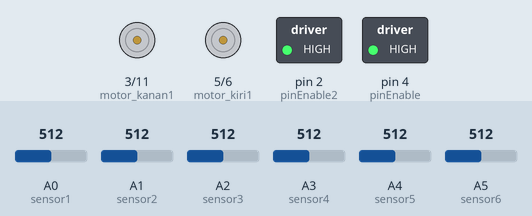
This sketch was run on a simulated Arduino Uno, built with avr-gcc and run on an emulated ATmega328P. On the bench: motor-driver pin pairs drawn as motors (green arrow = first pin HIGH = forward, orange = second pin HIGH = backward, longer = more drive), switched loads named in the sketch (green lamp = pin HIGH). The test bench sets the inputs (shaded band); at power-on: A0 (sensor1) = 512, A1 (sensor2) = 512, A2 (sensor3) = 512, A3 (sensor4) = 512, A4 (sensor5) = 512, A5 (sensor6) = 512.

Above: at 1.2 s.
1.3 s: A0 (sensor1) set to 38
2.8 s: A0 (sensor1) set to 31
At 3.2 s:
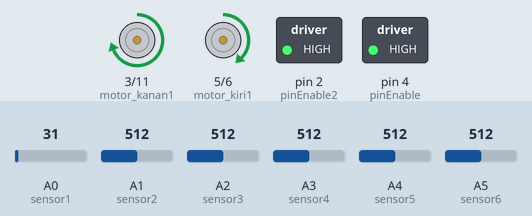
Timing chart, 0 to 5.8 s (numbered marks = the images above; inputs shaded):
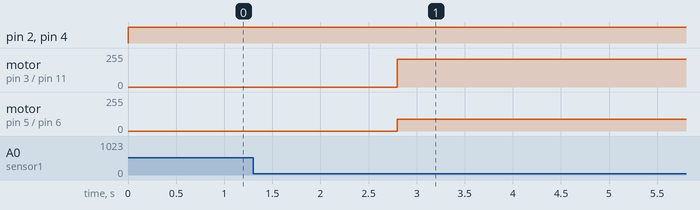

Measured:
- the behaviour switches between 34 and 33 on A0 (sensor1) (found by bisection; images 0 and 1)
- after the input at 1.3 s, every drawn part: stays the same
- after the input at 2.8 s, motor on pin 3 (motor_kanan1) / pin 11 (motor_kanan2): stopped → forward 210/255 at once; motor on pin 5 (motor_kiri1) / pin 6 (motor_kiri2): stopped → forward 90/255 at once

The sketch:

tem_kendali_PID_kasus_P_Proportional_6702194076_hudiya_sukma.ino
```cpp
// Modul Praktikum 3 - Sistem Kendali PID kasus P
// Nama Tim :  Gemoy
// Nama Anggota 1 : Hudiya Sukma
// Nama Anggota 2 : Nadia Novemi Wilza
// Versi Program : 1.0

//pin buat sensor analog
int sensor1 = A0;
int sensor2 = A1;
int sensor3 = A2;
int sensor4 = A3;
int sensor5 = A4;
int sensor6 = A5;
int baca_sensor[6];
int button1 = 8;
int button2 = 9;

//variabel motor
int pinEnable =4;
int pinEnable2 = 2;

//motor kiri
int motor_kiri1 = 5;
int motor_kiri2 = 6;

//motor kanan
int motor_kanan1 = 3;
int motor_kanan2 = 11;

int maxpwm = 255; //Agar output motor tidak overflow

//variabel bantuan
int x;

//Error Code
int LastError = 0; //Nilai 0 berarti tidak ada error
int error = 0;
int PID_value;
int kecepatanMotorKanan, kecepatanMotorKiri, kecepatanSetPoint = 150;

void setup(){
  pinMode(sensor1, INPUT);
  pinMode(sensor2, INPUT);
  pinMode(sensor3, INPUT);
  pinMode(sensor4, INPUT);
  pinMode(sensor5, INPUT);
  pinMode(sensor6, INPUT);

  pinMode(pinEnable, OUTPUT);
  pinMode(pinEnable2, OUTPUT);
  pinMode(motor_kiri1, OUTPUT);
  pinMode(motor_kiri2, OUTPUT);
  pinMode(motor_kanan1, OUTPUT);
  pinMode(motor_kanan2, OUTPUT);

  Serial.begin(9600);
}

void readsensor() {
  baca_sensor[0] = analogRead(sensor1);
  baca_sensor[1] = analogRead(sensor2);
  baca_sensor[2] = analogRead(sensor3);
  baca_sensor[3] = analogRead(sensor4);
  baca_sensor[4] = analogRead(sensor5);
  baca_sensor[5] = analogRead(sensor6);
/*
  for (x = 0; x <= 5; x++){
    Serial.println (baca_sensor[x]);
  }
*/
}

void If_Error(){

 //Sensor 1 saja yang mendeteksi gelap
if (baca_sensor[0] < 34 && baca_sensor[1] > 34 &&
    baca_sensor[2] > 34 && baca_sensor[3] > 34 &&
    baca_sensor[4] > 34 && baca_sensor[5] > 34){

    LastError = -2;
    try_PID(LastError);
   }

 //Sensor 2 saja yang mendeteksi gelap
if (baca_sensor[0] > 34 && baca_sensor[1] < 34 &&
    baca_sensor[2] > 34 && baca_sensor[3] > 34 &&
    baca_sensor[4] > 34 && baca_sensor[5] > 34){

   LastError = -1;
   try_PID(LastError);
   }

 //Sensor 3 saja yang mendeteksi gelap
if (baca_sensor[0] > 34 && baca_sensor[1] > 34 &&
    baca_sensor[2] < 34 && baca_sensor[3] > 34 &&
    baca_sensor[4] > 34 && baca_sensor[5] > 34){

  LastError = 0;

  digitalWrite(pinEnable, HIGH);
  analogWrite(motor_kiri1, 255);
  analogWrite(motor_kiri2, 0);

  digitalWrite(pinEnable2, HIGH);
  analogWrite(motor_kanan1, 255);
  analogWrite(motor_kanan2, 0);
   }

 //Sensor 4 saja yang mendeteksi gelap
if (baca_sensor[0] > 34 && baca_sensor[1] > 34 &&
    baca_sensor[2] > 34 && baca_sensor[3] < 34 &&
    baca_sensor[4] > 34 && baca_sensor[5] > 34){

  LastError = 0;
  try_PID(LastError);
   }

 //Sensor 5 saja yang mendeteksi gelap
if (baca_sensor[0] > 34 && baca_sensor[1] > 34 &&
    baca_sensor[2] > 34 && baca_sensor[3] > 34 &&
    baca_sensor[4] < 34 && baca_sensor[5] > 34){

  LastError = 1;
  try_PID(LastError);
   }

 //Sensor 6 saja yang mendeteksi gelap
if (baca_sensor[0] > 34 && baca_sensor[1] > 34 &&
    baca_sensor[2] > 34 && baca_sensor[3] > 34 &&
    baca_sensor[4] > 34 && baca_sensor[5] < 34){

  LastError = 2;
  try_PID(LastError);
   }
}

void loop(){

  readsensor();

  //Sensor 1 dan 2 mendeteksi gelap, sisanya terang
  if (baca_sensor[0] < 34 && baca_sensor[1] < 34 &&
      baca_sensor[2] > 34 && baca_sensor[3] > 34 &&
      baca_sensor[4] > 34 && baca_sensor[5] > 34){

    LastError = -2;
    try_PID(LastError);
  }
  //Sensor 2 dan 3 mendeteksi gelap, sisanya terang
  if (baca_sensor[0] > 34 && baca_sensor[1] < 34 &&
      baca_sensor[2] < 34 && baca_sensor[3] > 34 &&
      baca_sensor[4] > 34 && baca_sensor[5] > 34){

    LastError = -1;
    try_PID(LastError);
  }
  //Sensor 3 dan 4 mendeteksi gelap, sisanya terang
  if (baca_sensor[0] > 34 && baca_sensor[1] > 34 &&
      baca_sensor[2] < 34 && baca_sensor[3] < 34 &&
      baca_sensor[4] > 34 && baca_sensor[5] > 34){

    LastError = 0;

    digitalWrite(pinEnable, HIGH);
    analogWrite(motor_kiri1, 255);
    analogWrite(motor_kiri2, 0);

    digitalWrite(pinEnable2, HIGH);
    analogWrite(motor_kanan1, 255);
    analogWrite(motor_kanan2, 0);
  }
  //Sensor 4 dan 5 mendeteksi gelap, sisanya terang
  if (baca_sensor[0] > 34 && baca_sensor[1] > 34 &&
      baca_sensor[2] > 34 && baca_sensor[3] < 34 &&
      baca_sensor[4] < 34 && baca_sensor[5] > 34){

    LastError = 1;
    try_PID(LastError);
  }
  //Sensor 5 dan 6 mendeteksi gelap, sisanya terang
  if (baca_sensor[0] > 34 && baca_sensor[1] > 34 &&
      baca_sensor[2] > 34 && baca_sensor[3] > 34 &&
      baca_sensor[4] < 34 && baca_sensor[5] < 34){

    LastError = 2;
    try_PID(LastError);
  }
  //Semua sensor mendeteksi terang
  if (baca_sensor[0] > 34 && baca_sensor[1] > 34 &&
      baca_sensor[2] > 34 && baca_sensor[3] > 34 &&
      baca_sensor[4] > 34 && baca_sensor[5] > 34){

      digitalWrite(pinEnable, HIGH);
      analogWrite(motor_kiri1, 0);
      analogWrite(motor_kiri2, 0);

      digitalWrite(pinEnable2, HIGH);
      analogWrite(motor_kanan1, 0);
      analogWrite(motor_kanan2, 0);
  }
  If_Error();
}

void try_PID(int LastError){

//  Serial.print ("Error Sensor Detect : ");
//  Serial.println (LastError);
//  Serial.print ("\n");

  int kp = 30, ki = 0, kd = 0; // kp range = 1 - 5
  int rate = error - LastError; // 0 - (-2) = 2
  PID_value = (kp*LastError) + (kd*rate) + (ki/rate);
  kecepatanMotorKanan = kecepatanSetPoint - PID_value;//255-60 = 195
  kecepatanMotorKiri  = kecepatanSetPoint + PID_value;//255+60 = 60

  kecepatanMotorKiri  = constrain(kecepatanMotorKiri, 0, 255);
  kecepatanMotorKanan = constrain(kecepatanMotorKanan, 0, 255);

/*
  Serial.print ("error : ");
  Serial.print (error);
  Serial.print ("\n");
  Serial.print ("rate : ");
  Serial.print (rate);
  Serial.print ("\n");
  Serial.print ("PID : ");
  Serial.print (PID_value);
  Serial.print ("\n");
  Serial.print ("Motor Kanan : ");
  Serial.print (kecepatanMotorKanan);
  Serial.print ("\n");
  Serial.print ("Motor Kiri : ");
  Serial.print (kecepatanMotorKiri);
  Serial.print ("\n");
  delay (1000);
*/
  digitalWrite(pinEnable, HIGH);
  analogWrite(motor_kiri1, kecepatanMotorKiri);
  analogWrite(motor_kiri2, 0);

  digitalWrite(pinEnable2, HIGH);
  analogWrite(motor_kanan1, kecepatanMotorKanan);
  analogWrite(motor_kanan2, 0);
}
```
